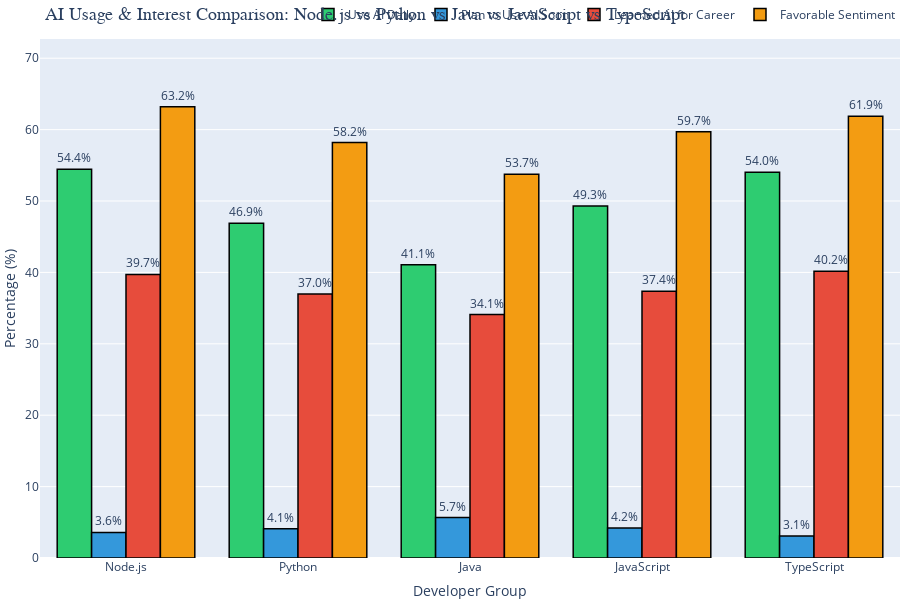

Notebook source saved alongside this figure:
### Code cell
# Visualize AI Usage & Interest Comparison with Plotly
import plotly.graph_objects as go

# Prepare data
groups_list = ai_comparison_df['Group'].tolist()
daily_usage = ai_comparison_df['Use AI Daily'].values
plan_to_use = ai_comparison_df['Plan to Use AI'].values
learned_career = ai_comparison_df['Learned AI for Career'].values
favorable = ai_comparison_df['Favorable Sentiment'].values
totals = ai_comparison_df['Total'].values

# Create grouped bar chart
fig = go.Figure()

fig.add_trace(go.Bar(
    name='Use AI Daily',
    x=groups_list,
    y=daily_usage,
    text=[f'{v:.1f}%' for v in daily_usage],
    textposition='outside',
    marker_color='#2ecc71',
    marker_line_color='black',
    marker_line_width=1.5
))

fig.add_trace(go.Bar(
    name='Plan to Use AI Soon',
    x=groups_list,
    y=plan_to_use,
    text=[f'{v:.1f}%' for v in plan_to_use],
    textposition='outside',
    marker_color='#3498db',
    marker_line_color='black',
    marker_line_width=1.5
))

fig.add_trace(go.Bar(
    name='Learned AI for Career',
    x=groups_list,
    y=learned_career,
    text=[f'{v:.1f}%' for v in learned_career],
    textposition='outside',
    marker_color='#e74c3c',
    marker_line_color='black',
    marker_line_width=1.5
))

fig.add_trace(go.Bar(
    name='Favorable Sentiment',
    x=groups_list,
    y=favorable,
    text=[f'{v:.1f}%' for v in favorable],
    textposition='outside',
    marker_color='#f39c12',
    marker_line_color='black',
    marker_line_width=1.5
))

# Update layout
fig.update_layout(
    title={
        'text': 'AI Usage & Interest Comparison: Node.js vs Python vs Java vs JavaScript vs TypeScript',
        'font': {'size': 18, 'family': 'Arial Black'}
    },
    xaxis_title='Developer Group',
    yaxis_title='Percentage (%)',
    barmode='group',
    height=600,
    font=dict(size=12),
    legend=dict(
        orientation="h",
        yanchor="bottom",
        y=1.02,
        xanchor="right",
        x=1
    ),
    hovermode='x unified'
)

# Add sample size annotations
annotations = []
for i, (group, total) in enumerate(zip(groups_list, totals)):
    annotations.append(
        dict(
            x=group,
            y=-5,
            text=f'n={total:,}',
            showarrow=False,
            font=dict(size=10, color='gray', family='Arial', style='italic')
        )
    )

fig.update_layout(annotations=annotations)
fig.update_yaxes(range=[0, max(daily_usage.max(), favorable.max()) * 1.15])

fig.show()

print("\n✅ Node.js and TypeScript developers show the highest AI adoption and interest!")
print("✅ This suggests strong demand for AI-powered tools in the JS/TS ecosystem!")

### Figure 1 — Plotly figure (JSON) as saved in the notebook; plotly's stock layout.template omitted (floating-point values rounded to 4 significant figures)
{"data": [{"marker": {"color": "#2ecc71", "line": {"color": "black", "width": 1.5}}, "name": "Use AI Daily", "text": ["54.4%", "46.9%", "41.1%", "49.3%", "54.0%"], "textposition": "outside", "type": "bar", "x": ["Node.js", "Python", "Java", "JavaScript", "TypeScript"], "y": [54.44, 46.89, 41.08, 49.31, 54.04]}, {"marker": {"color": "#3498db", "line": {"color": "black", "width": 1.5}}, "name": "Plan to Use AI Soon", "text": ["3.6%", "4.1%", "5.7%", "4.2%", "3.1%"], "textposition": "outside", "type": "bar", "x": ["Node.js", "Python", "Java", "JavaScript", "TypeScript"], "y": [3.586, 4.089, 5.663, 4.209, 3.081]}, {"marker": {"color": "#e74c3c", "line": {"color": "black", "width": 1.5}}, "name": "Learned AI for Career", "text": ["39.7%", "37.0%", "34.1%", "37.4%", "40.2%"], "textposition": "outside", "type": "bar", "x": ["Node.js", "Python", "Java", "JavaScript", "TypeScript"], "y": [39.72, 36.99, 34.1, 37.37, 40.15]}, {"marker": {"color": "#f39c12", "line": {"color": "black", "width": 1.5}}, "name": "Favorable Sentiment", "text": ["63.2%", "58.2%", "53.7%", "59.7%", "61.9%"], "textposition": "outside", "type": "bar", "x": ["Node.js", "Python", "Java", "JavaScript", "TypeScript"], "y": [63.21, 58.18, 53.73, 59.7, 61.87]}], "layout": {"annotations": [{"font": {"color": "gray", "family": "Arial", "size": 10, "style": "italic"}, "showarrow": false, "text": "n=11,544", "x": "Node.js", "y": -5}, {"font": {"color": "gray", "family": "Arial", "size": 10, "style": "italic"}, "showarrow": false, "text": "n=18,466", "x": "Python", "y": -5}, {"font": {"color": "gray", "family": "Arial", "size": 10, "style": "italic"}, "showarrow": false, "text": "n=2,490", "x": "Java", "y": -5}, {"font": {"color": "gray", "family": "Arial", "size": 10, "style": "italic"}, "showarrow": false, "text": "n=21,005", "x": "JavaScript", "y": -5}, {"font": {"color": "gray", "family": "Arial", "size": 10, "style": "italic"}, "showarrow": false, "text": "n=13,859", "x": "TypeScript", "y": -5}], "barmode": "group", "font": {"size": 12}, "height": 600, "hovermode": "x unified", "legend": {"orientation": "h", "x": 1, "xanchor": "right", "y": 1.02, "yanchor": "bottom"}, "title": {"font": {"family": "Arial Black", "size": 18}, "text": "AI Usage & Interest Comparison: Node.js vs Python vs Java vs JavaScript vs TypeScript"}, "xaxis": {"title": {"text": "Developer Group"}}, "yaxis": {"range": [0, 72.69], "title": {"text": "Percentage (%)"}}}}
